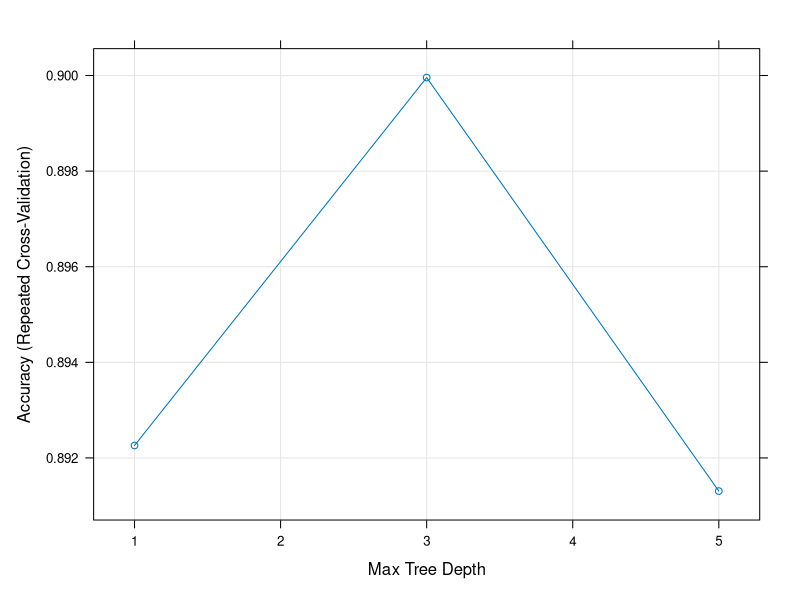
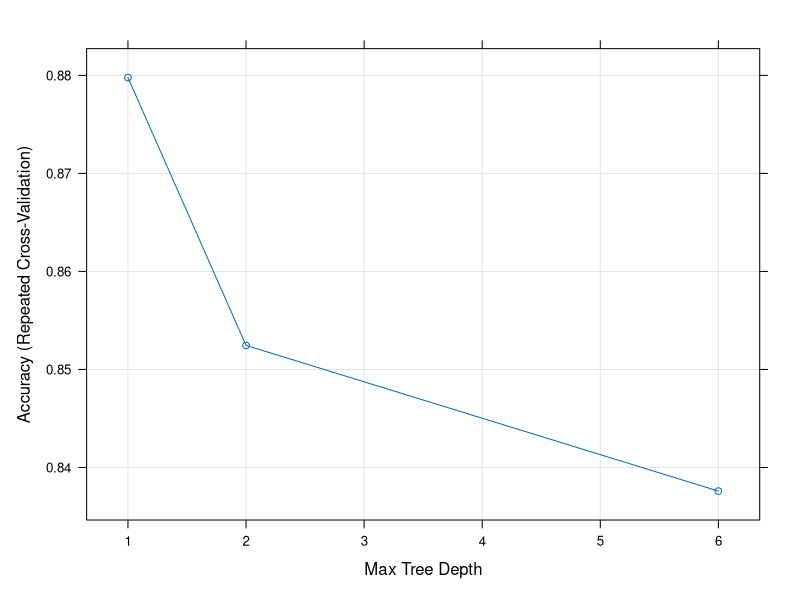
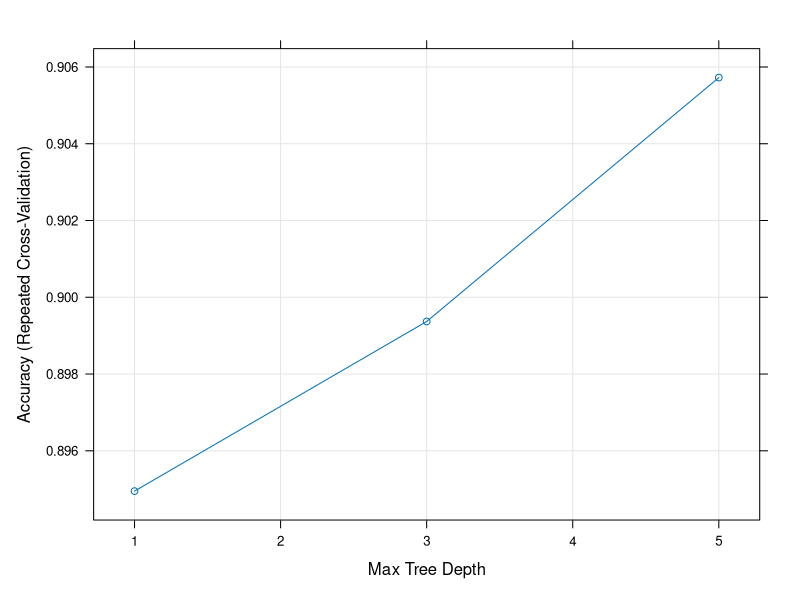
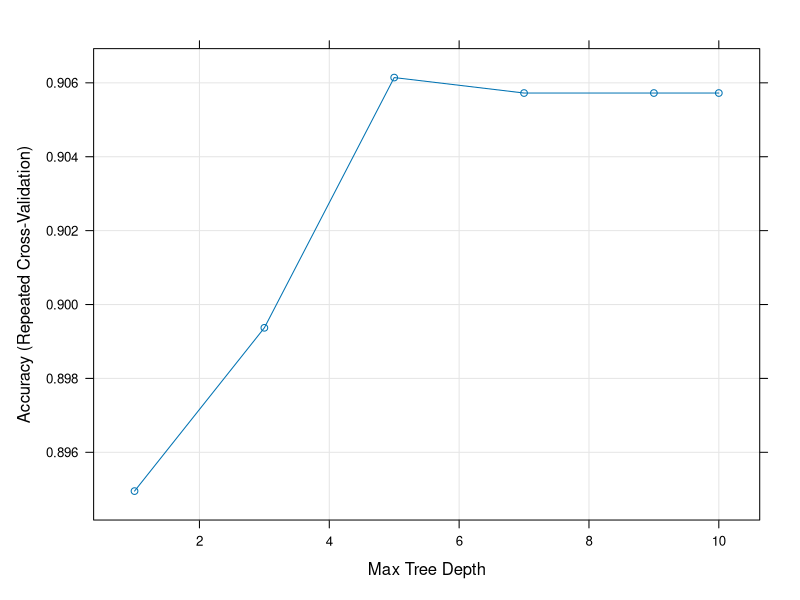

These figures' R source, in order: (Note: this script raises an error after producing the figures.)
## ---- chunk 1
library(dplyr)
library(ggplot2)
library(caret)
## ---- chunk 2
df <- read.csv("../data/student-por_v3.csv", stringsAsFactors = TRUE)
head(df)
## ---- chunk 3
str(df)
## ---- chunk 4
summary(df)
## ---- chunk 5
df$famsize <- factor(df$famsize, ordered = TRUE, levels = c("LE3", "GT3"))
df$Medu <- factor(df$Medu, ordered = TRUE, levels = 0:4)
df$Fedu <- factor(df$Fedu, ordered = TRUE, levels = 0:4)
df$traveltime <- factor(df$traveltime, ordered = TRUE, levels = 1:4)
df$studytime <- factor(df$studytime, ordered = TRUE, levels = 1:4)
df$failures <- factor(df$failures, ordered = TRUE, levels = 0:4)
df$famrel <- factor(df$famrel, ordered = TRUE, levels = 1:5)
df$freetime <- factor(df$freetime, ordered = TRUE, levels = 1:5)
df$goout <- factor(df$goout, ordered = TRUE, levels = 1:5)
df$Dalc <- factor(df$Dalc, ordered = TRUE, levels = 1:5)
df$Walc <- factor(df$Walc, ordered = TRUE, levels = 1:5)
df$health <- factor(df$health, ordered = TRUE, levels = 1:5)
## ---- chunk 6
df$G3 <- NULL
## ---- chunk 7
str(df)
## ---- chunk 8
summary(df)
## ---- chunk 9
set.seed(42)

train_index <- createDataPartition(
  df$result,
  p = 0.8,
  list = FALSE,
  times = 1
)

train_set <- df[train_index, ]
test_set <- df[-train_index, ]
## ---- chunk 10
nrow(train_set)
## ---- chunk 11
nrow(test_set)
## ---- chunk 12
table(train_set$result)
## ---- chunk 13
set.seed(42)

down_train_set <- downSample(
  x = train_set[, -ncol(train_set)],
  y = train_set$result,
  yname = "result"
)

table(down_train_set$result)
## ---- chunk 14
set.seed(42)

up_train_set <- upSample(
  x = train_set[, -ncol(train_set)],
  y = train_set$result,
  yname = "result"
)

table(up_train_set$result)
## ---- chunk 15
fit_control <- trainControl(
  method = "repeatedcv",
  number = 10,
  repeats = 10
)
## ---- chunk 16
train_model <- function(method = "",
                        data = train_set,
                        tuneGrid = NULL,
                        tuneLength = 3) {
  set.seed(42)

  fit <- train(
    result ~ .,
    data = data,
    method = method,
    trControl = fit_control,
    preProcess = c("center", "scale"),
    tuneGrid = tuneGrid,
    tuneLength = tuneLength
  )

  print(fit)
  
  return(fit)
}
## ---- chunk 17
evaluate_model <- function(model = NULL, alias = "", family = "") {
  pred <- predict(model, test_set)

  cm <- confusionMatrix(pred, test_set$result, mode = "prec_recall")
  print(cm)

  precision_score <- precision(pred, test_set$result)
  recall_score <- recall(pred, test_set$result)
  f1_score <- F_meas(pred, test_set$result)

  return(data.frame(
    Model = alias,
    Family = ifelse(family == "", alias, family),
    Accuracy = round(cm$overall[["Accuracy"]], 3),
    Precision = round(precision_score, 3),
    Recall = round(recall_score, 3),
    F1 = round(f1_score, 3)
  ))
}
## ---- chunk 18
dt_clf <- train_model("rpart2")
## ---- chunk 19
plot(dt_clf)
## ---- chunk 20
dt_metrics <- evaluate_model(dt_clf, "DT")
## ---- chunk 21
down_dt_clf <- train_model("rpart2", down_train_set)
## ---- chunk 22
plot(down_dt_clf)
## ---- chunk 23
down_dt_metrics <- evaluate_model(down_dt_clf, "DT")
## ---- chunk 24
up_dt_clf <- train_model("rpart2", up_train_set)
## ---- chunk 25
plot(up_dt_clf)
## ---- chunk 26
up_dt_clf <- train_model("rpart2", up_train_set, tuneLength = 10)
## ---- chunk 27
plot(up_dt_clf)
## ---- chunk 28
up_dt_metrics <- evaluate_model(up_dt_clf, "DT")
## ---- chunk 29
rf_clf <- train_model("ranger")
## ---- chunk 30
plot(rf_clf)
## ---- chunk 31
rf_clf <- train_model("ranger", tuneLength = 7)
## ---- chunk 32
plot(rf_clf)
## ---- chunk 33
rf_metrics <- evaluate_model(rf_clf, "RF")
## ---- chunk 34
down_rf_clf <- train_model("ranger", down_train_set)
## ---- chunk 35
plot(down_rf_clf)
## ---- chunk 36
down_rf_clf <- train_model("ranger", down_train_set, tuneLength = 7)
## ---- chunk 37
plot(down_rf_clf)
## ---- chunk 38
down_rf_metrics <- evaluate_model(down_rf_clf, "RF")
## ---- chunk 39
up_rf_clf <- train_model("ranger", up_train_set)
## ---- chunk 40
plot(up_rf_clf)
## ---- chunk 41
up_rf_clf <- train_model("ranger", up_train_set, tuneLength = 7)
## ---- chunk 42
plot(up_rf_clf)
## ---- chunk 43
up_rf_metrics <- evaluate_model(up_rf_clf, "RF")
## ---- chunk 44
svm_lin_clf <- train_model("svmLinear2")
## ---- chunk 45
plot(svm_lin_clf)
## ---- chunk 46
svm_lin_tuneGrid <- expand.grid(cost = seq(0.05, 0.5, 0.05))

svm_lin_clf <- train_model("svmLinear2", tuneGrid = svm_lin_tuneGrid)
## ---- chunk 47
plot(svm_lin_clf)
## ---- chunk 48
svm_lin_metrics <- evaluate_model(svm_lin_clf, "SVM - Linear", "SVM")
## ---- chunk 49
down_svm_lin_clf <- train_model("svmLinear2", down_train_set)
## ---- chunk 50
plot(down_svm_lin_clf)
## ---- chunk 51
down_svm_lin_tuneGrid <- expand.grid(cost = seq(0.05, 0.5, 0.05))

down_svm_lin_clf <- train_model(
  "svmLinear2",
  down_train_set,
  tuneGrid = down_svm_lin_tuneGrid
)
## ---- chunk 52
plot(down_svm_lin_clf)
## ---- chunk 53
down_svm_lin_metrics <- evaluate_model(down_svm_lin_clf, "SVM - Linear", "SVM")
## ---- chunk 54
up_svm_lin_clf <- train_model("svmLinear2", up_train_set)
## ---- chunk 55
plot(up_svm_lin_clf)
## ---- chunk 56
up_svm_lin_clf <- train_model("svmLinear2", up_train_set, tuneLength = 10)
## ---- chunk 57
plot(up_svm_lin_clf)
## ---- chunk 58
up_svm_lin_metrics <- evaluate_model(up_svm_lin_clf, "SVM - Linear", "SVM")
## ---- chunk 59
svm_poly_clf <- train_model("svmPoly")
## ---- chunk 60
plot(svm_poly_clf)
## ---- chunk 61
svm_poly_tuneGrid <- expand.grid(
  degree = 1,
  scale = c(0.01, 0.1),
  C = seq(0.1, 1.5, 0.05)
)

svm_poly_clf <- train_model("svmPoly", tuneGrid = svm_poly_tuneGrid)
## ---- chunk 62
plot(svm_poly_clf)
## ---- chunk 63
svm_poly_metrics <- evaluate_model(svm_poly_clf, "SVM - Poly", "SVM")
## ---- chunk 64
down_svm_poly_clf <- train_model("svmPoly", down_train_set)
## ---- chunk 65
plot(down_svm_poly_clf)
## ---- chunk 66
down_svm_poly_tuneGrid <- expand.grid(
  degree = 3,
  scale = 0.01,
  C = seq(0.25, 1, 0.05)
)

down_svm_poly_clf <- train_model(
  "svmPoly",
  down_train_set,
  tuneGrid = down_svm_poly_tuneGrid
)
## ---- chunk 67
plot(down_svm_poly_clf)
## ---- chunk 68
down_svm_poly_metrics <- evaluate_model(down_svm_poly_clf, "SVM - Poly", "SVM")
## ---- chunk 69
up_svm_poly_clf <- train_model("svmPoly", up_train_set)
## ---- chunk 70
plot(up_svm_poly_clf)
## ---- chunk 71
up_svm_poly_tuneGrid <- expand.grid(
  degree = 3,
  scale = 0.1,
  C = seq(0.05, 0.25, 0.05)
)

up_svm_poly_clf <- train_model(
  "svmPoly",
  up_train_set,
  tuneGrid = up_svm_poly_tuneGrid
)
## ---- chunk 72
plot(up_svm_poly_clf)
## ---- chunk 73
up_svm_poly_metrics <- evaluate_model(up_svm_poly_clf, "SVM - Poly", "SVM")
## ---- chunk 74
svm_rbf_clf <- train_model("svmRadial")
## ---- chunk 75
plot(svm_rbf_clf)
## ---- chunk 76
svm_rbf_clf <- train_model("svmRadial", tuneLength = 7)
## ---- chunk 77
plot(svm_rbf_clf)
## ---- chunk 78
svm_rbf_metrics <- evaluate_model(svm_rbf_clf, "SVM - RBF", "SVM")
## ---- chunk 79
down_svm_rbf_clf <- train_model("svmRadial", down_train_set)
## ---- chunk 80
plot(down_svm_rbf_clf)
## ---- chunk 81
down_svm_rbf_clf <- train_model("svmRadial", down_train_set, tuneLength = 7)
## ---- chunk 82
plot(down_svm_rbf_clf)
## ---- chunk 83
down_svm_rbf_metrics <- evaluate_model(down_svm_rbf_clf, "SVM - RBF", "SVM")
## ---- chunk 84
up_svm_rbf_clf <- train_model("svmRadial", up_train_set)
## ---- chunk 85
plot(up_svm_rbf_clf)
## ---- chunk 86
up_svm_rbf_clf <- train_model("svmRadial", up_train_set, tuneLength = 10)
## ---- chunk 87
plot(up_svm_rbf_clf)
## ---- chunk 88
up_svm_rbf_metrics <- evaluate_model(up_svm_rbf_clf, "SVM - RBF", "SVM")
## ---- chunk 89
nb_clf <- train_model("naive_bayes")
## ---- chunk 90
plot(nb_clf)
## ---- chunk 91
nb_tuneGrid <- expand.grid(
  adjust = 1,
  usekernel = FALSE,
  laplace = seq(0, 1, 0.1)
)

nb_clf <- train_model("naive_bayes", tuneGrid = nb_tuneGrid)
## ---- chunk 92
plot(nb_clf)
## ---- chunk 93
nb_metrics <- evaluate_model(nb_clf, "NB")
## ---- chunk 94
down_nb_clf <- train_model("naive_bayes", down_train_set)
## ---- chunk 95
plot(down_nb_clf)
## ---- chunk 96
down_nb_tuneGrid <- expand.grid(
  adjust = 1,
  usekernel = FALSE,
  laplace = seq(0, 1, 0.1)
)

down_nb_clf <- train_model(
  "naive_bayes",
  down_train_set,
  tuneGrid = down_nb_tuneGrid
)
## ---- chunk 97
plot(down_nb_clf)
## ---- chunk 98
down_nb_metrics <- evaluate_model(down_nb_clf, "NB")
## ---- chunk 99
up_nb_clf <- train_model("naive_bayes", up_train_set)
## ---- chunk 100
plot(up_nb_clf)
## ---- chunk 101
up_nb_tuneGrid <- expand.grid(
  adjust = 1,
  usekernel = FALSE,
  laplace = seq(0, 1, 0.1)
)

up_nb_clf <- train_model("naive_bayes", up_train_set, tuneGrid = up_nb_tuneGrid)
## ---- chunk 102
plot(up_nb_clf)
## ---- chunk 103
up_nb_metrics <- evaluate_model(up_nb_clf, "NB")
## ---- chunk 104
ab_clf <- train_model("adaboost")
## ---- chunk 105
plot(ab_clf)
## ---- chunk 106
ab_tuneGrid <- expand.grid(
  method = "Real adaboost",
  nIter = seq(150, 500, 50)
)

ab_clf <- train_model("adaboost", tuneGrid = ab_tuneGrid)
## ---- chunk 107
plot(ab_clf)
## ---- chunk 108
ab_metrics <- evaluate_model(ab_clf, "AB")
## ---- chunk 109
down_ab_clf <- train_model("adaboost", down_train_set)
## ---- chunk 110
plot(down_ab_clf)
## ---- chunk 111
down_ab_tuneGrid <- expand.grid(
  method = "Real adaboost",
  nIter = seq(150, 500, 50)
)

down_ab_clf <- train_model(
  "adaboost",
  down_train_set,
  tuneGrid = down_ab_tuneGrid
)
## ---- chunk 112
plot(down_ab_clf)
## ---- chunk 113
down_ab_metrics <- evaluate_model(down_ab_clf, "AB")
## ---- chunk 114
up_ab_clf <- train_model("adaboost", up_train_set)
## ---- chunk 115
plot(up_ab_clf)
## ---- chunk 116
up_ab_tuneGrid <- expand.grid(
  method = "Real adaboost",
  nIter = seq(150, 500, 50)
)

up_ab_clf <- train_model(
  "adaboost",
  up_train_set,
  tuneGrid = up_ab_tuneGrid
)
## ---- chunk 117
plot(up_ab_clf)
## ---- chunk 118
up_ab_metrics <- evaluate_model(up_ab_clf, "AB")
## ---- chunk 119
xgb_lin_clf <- train_model("xgbLinear")
## ---- chunk 120
plot(xgb_lin_clf)
## ---- chunk 121
xgb_lin_tuneGrid <- expand.grid(
  eta = 0.3,
  lambda = 0,
  alpha = 0,
  nrounds = seq(50, 100, 10)
)

xgb_lin_clf <- train_model("xgbLinear", tuneGrid = xgb_lin_tuneGrid)
## ---- chunk 122
plot(xgb_lin_clf)
## ---- chunk 123
xgb_lin_metrics <- evaluate_model(xgb_lin_clf, "XGB - Linear", "XGB")
## ---- chunk 124
down_xgb_lin_clf <- train_model("xgbLinear", down_train_set)
## ---- chunk 125
plot(down_xgb_lin_clf)
## ---- chunk 126
down_xgb_lin_tuneGrid <- expand.grid(
  eta = 0.3,
  lambda = 0.1,
  alpha = c(0.0001, 0.001, 0.01, 0.1, 0),
  nrounds = seq(50, 200, 10)
)

down_xgb_lin_clf <- train_model(
  "xgbLinear", 
  down_train_set, 
  tuneGrid = down_xgb_lin_tuneGrid
)
## ---- chunk 127
plot(down_xgb_lin_clf)
## ---- chunk 128
down_xgb_lin_metrics <- evaluate_model(down_xgb_lin_clf, "XGB - Linear", "XGB")
## ---- chunk 129
up_xgb_lin_clf <- train_model("xgbLinear", up_train_set)
## ---- chunk 130
plot(up_xgb_lin_clf)
## ---- chunk 131
up_xgb_lin_metrics <- evaluate_model(up_xgb_lin_clf, "XGB - Linear", "XGB")
## ---- chunk 132
train_xgb_tree <- function(method = "",
                        data = train_set,
                        tuneGrid = NULL,
                        tuneLength = 3) {
  set.seed(42)

  fit <- train(
    result ~ .,
    data = data,
    method = method,
    trControl = fit_control,
    preProcess = c("center", "scale"),
    tuneGrid = tuneGrid,
    tuneLength = tuneLength,
    verbosity = 0
  )

  print(fit)
  
  return(fit)
}
## ---- chunk 133
xgb_tree_clf <- train_xgb_tree("xgbTree")
## ---- chunk 134
plot(xgb_tree_clf)
## ---- chunk 135
xgb_tree_tuneGrid <- expand.grid(
  gamma = 0,
  min_child_weight = 1,
  max_depth = 1,
  eta = 0.4,
  subsample = 1,
  colsample_bytree = seq(0.6, 1.0, 0.1),
  nrounds = seq(100, 200, 10)
)

xgb_tree_clf <- train_xgb_tree("xgbTree", tuneGrid = xgb_tree_tuneGrid)
## ---- chunk 136
plot(xgb_tree_clf)
## ---- chunk 137
xgb_tree_metrics <- evaluate_model(xgb_tree_clf, "XGB - Tree", "XGB")
## ---- chunk 138
down_xgb_tree_clf <- train_xgb_tree("xgbTree", down_train_set)
## ---- chunk 139
plot(down_xgb_tree_clf)
## ---- chunk 140
down_xgb_tree_metrics <- evaluate_model(down_xgb_tree_clf, "XGB - Tree", "XGB")
## ---- chunk 141
up_xgb_tree_clf <- train_xgb_tree("xgbTree", up_train_set)
## ---- chunk 142
plot(up_xgb_tree_clf)
## ---- chunk 143
up_xgb_tree_tuneGrid <- expand.grid(
  gamma = 0,
  min_child_weight = 1,
  max_depth = 2,
  eta = 0.4,
  subsample = 1,
  colsample_bytree = 0.6,
  nrounds = seq(100, 200, 10)
)

up_xgb_tree_clf <- train_xgb_tree(
  "xgbTree", 
  up_train_set, 
  tuneGrid = up_xgb_tree_tuneGrid
)
## ---- chunk 144
plot(up_xgb_tree_clf)
## ---- chunk 145
up_xgb_tree_metrics <- evaluate_model(up_xgb_tree_clf, "XGB - Tree", "XGB")
## ---- chunk 146
train_nn <- function(method = "",
                        data = train_set,
                        tuneGrid = NULL,
                        tuneLength = 3) {
  set.seed(42)

  fit <- train(
    result ~ .,
    data = data,
    method = method,
    trControl = fit_control,
    preProcess = c("center", "scale"),
    tuneGrid = tuneGrid,
    tuneLength = tuneLength,
    trace = FALSE
  )

  print(fit)
  
  return(fit)
}
## ---- chunk 147
nn_clf <- train_nn("nnet")
## ---- chunk 148
plot(nn_clf)
## ---- chunk 149
nn_clf <- train_nn("nnet", tuneLength = 7)
## ---- chunk 150
plot(nn_clf)
## ---- chunk 151
nn_metrics <- evaluate_model(nn_clf, "NN")
## ---- chunk 152
down_nn_clf <- train_nn("nnet", down_train_set)
## ---- chunk 153
plot(down_nn_clf)
## ---- chunk 154
down_nn_clf <- train_nn("nnet", down_train_set, tuneLength = 7)
## ---- chunk 155
plot(down_nn_clf)
## ---- chunk 156
down_nn_metrics <- evaluate_model(down_nn_clf, "NN")
## ---- chunk 157
up_nn_clf <- train_nn("nnet", up_train_set)
## ---- chunk 158
plot(up_nn_clf)
## ---- chunk 159
up_nn_clf <- train_nn("nnet", up_train_set, tuneLength = 7)
## ---- chunk 160
plot(up_nn_clf)
## ---- chunk 161
up_nn_metrics <- evaluate_model(up_nn_clf, "NN")
## ---- chunk 162
aggregate_accuracy <- function(df) {
  df_accuracy <- df %>%
    group_by(Family) %>%
    slice(which.max(Accuracy)) %>%
    arrange(desc(Accuracy)) %>%
    select(-1)

  print(df_accuracy)
  
  plot_accuracy <- df_accuracy %>%
    ggplot(aes(x = reorder(Family, -Accuracy), y = Accuracy, fill = Family)) +
    geom_bar(stat = "identity") +
    geom_text(aes(label = Accuracy), vjust=-0.5) +
    ggtitle("Accuracy by Model") +
    xlab("Model") +
    ylim(0, 1) +
    labs(fill = "Model") +
    theme(axis.text.x = element_text(angle = 90, vjust = 0.5, hjust=1))
  
  print(plot_accuracy)
}
## ---- chunk 163
aggregate_f1 <- function(df) {
  df_f1 <- df %>%
    group_by(Family) %>%
    slice(which.max(F1)) %>%
    arrange(desc(F1)) %>%
    select(-1)

  print(df_f1)
  
  plot_f1 <- df_f1 %>%
    ggplot(aes(x = reorder(Family, -F1), y = F1, fill = Family)) +
    geom_bar(stat = "identity") +
    geom_text(aes(label = F1), vjust=-0.5) +
    ggtitle("F1 Score by Model") +
    xlab("Model") +
    ylab("F1 Score") +
    ylim(0, 1) +
    labs(fill = "Model") +
    theme(axis.text.x = element_text(angle = 90, vjust = 0.5, hjust=1))
  
  print(plot_f1)
}
## ---- chunk 164
df_eval <- rbind(
  dt_metrics,
  rf_metrics,
  svm_lin_metrics,
  svm_poly_metrics,
  svm_rbf_metrics,
  nb_metrics,
  ab_metrics,
  xgb_lin_metrics,
  xgb_tree_metrics,
  nn_metrics
)

df_eval
## ---- chunk 165
aggregate_accuracy(df_eval)
## ---- chunk 166
aggregate_f1(df_eval)
## ---- chunk 167
down_df_eval <- rbind(
  down_dt_metrics,
  down_rf_metrics,
  down_svm_lin_metrics,
  down_svm_poly_metrics,
  down_svm_rbf_metrics,
  down_nb_metrics,
  down_ab_metrics,
  down_xgb_lin_metrics,
  down_xgb_tree_metrics,
  down_nn_metrics
)

down_df_eval
## ---- chunk 168
aggregate_accuracy(down_df_eval)
## ---- chunk 169
aggregate_f1(down_df_eval)
## ---- chunk 170
up_df_eval <- rbind(
  up_dt_metrics,
  up_rf_metrics,
  up_svm_lin_metrics,
  up_svm_poly_metrics,
  up_svm_rbf_metrics,
  up_nb_metrics,
  up_ab_metrics,
  up_xgb_lin_metrics,
  up_xgb_tree_metrics,
  up_nn_metrics
)

up_df_eval
## ---- chunk 171
aggregate_accuracy(up_df_eval)
## ---- chunk 172
aggregate_f1(up_df_eval)
